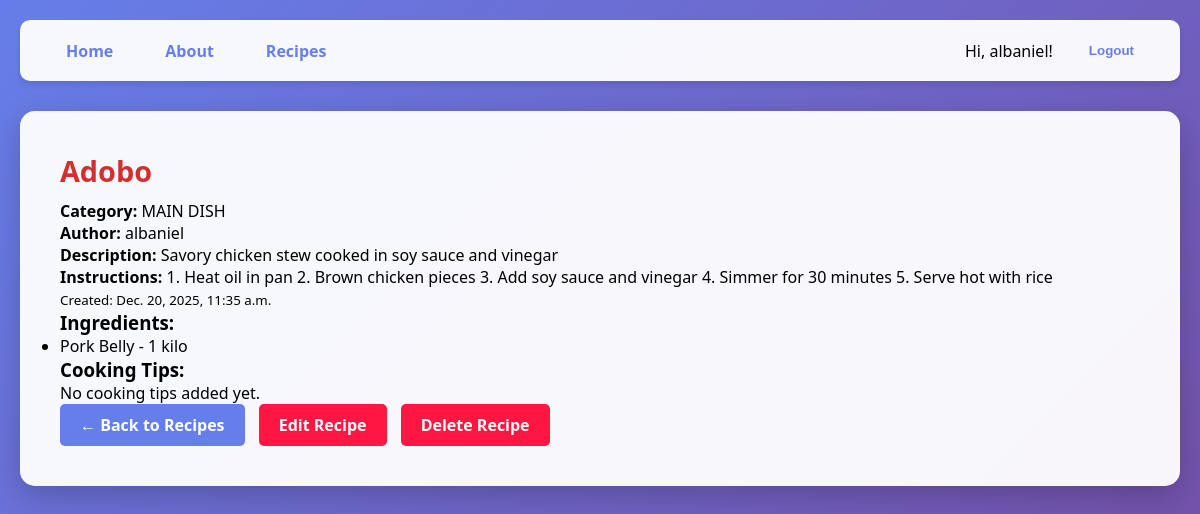
Page /recipes/1/ (signed in) on the committed database.
### app/models.py (models this page shows, shortened)
class Recipe(models.Model):
    user = models.ForeignKey(User, on_delete=models.CASCADE, related_name='recipes')
    category = models.ForeignKey(Category, on_delete=models.CASCADE)
    title = models.CharField(max_length=200)
    description = models.TextField(blank=False)
    instructions = models.TextField(blank=False)
    created_at = models.DateTimeField(auto_now_add=True)
    class Meta:
        ordering = ['-created_at']

class Category(models.Model):
    name = models.CharField(max_length=100)

class Ingredient(models.Model):
    recipe = models.ForeignKey(Recipe, on_delete=models.CASCADE, related_name="ingredients")
    name = models.CharField(max_length=100)
    quantity = models.CharField(max_length=50)

### app/views.py (the view)
# urls.py: path('recipes/<int:pk>/', RecipeDetailView.as_view(), name='recipe_detail'),
class RecipeDetailView(DetailView):
    model = Recipe
    context_object_name = "recipe"
    template_name = "app/recipe_detail.html"

### app/templates/app/recipe_detail.html
{% extends 'app/base.html' %}
{% load static %}
{% block content %}
    <div class="recipe-entry">
        <h2 class="recipe-title">{{ recipe.title }}</h2>
        <p class="recipe-category">
            <span style="font-weight: 600;">Category:</span> {{ recipe.category.name }}
        </p>
        <p class="recipe-author">
            <span style="font-weight: 600;">Author:</span> {{ recipe.user.username }}
        </p>
        <p class="recipe-description">
            <span style="font-weight: 600;">Description:</span> {{ recipe.description }}
        </p>
        <p class="recipe-instructions">
            <span style="font-weight: 600;">Instructions:</span> {{ recipe.instructions }}
        </p>
        <p class="recipe-date"><small>Created: {{ recipe.created_at }}</small></p>
        <h3>Ingredients:</h3>
        {% if recipe.ingredients.all %}
            <ul>
                {% for ingredient in recipe.ingredients.all %}
                    <li>{{ ingredient.name }} - {{ ingredient.quantity }}</li>
                {% endfor %}
            </ul>
        {% else %}
            <p>No ingredients added yet.</p>
        {% endif %}
        <h3>Cooking Tips:</h3>
        {% if recipe.tips.all %}
            <ul>
                {% for tip in recipe.tips.all %}
                    <li>{{ tip.tip }}</li>
                {% endfor %}
            </ul>
        {% else %}
            <p>No cooking tips added yet.</p>
        {% endif %}
        <div class="recipe-actions">
            <a href="{% url 'recipe_list' %}" class="btn btn-secondary">← Back to Recipes</a>
            <a href="{% url 'recipe_update' recipe.pk %}" class="btn">Edit Recipe</a>
            <a href="{% url 'recipe_delete' recipe.pk %}" class="btn btn-danger">Delete Recipe</a>
        </div>
    </div>
{% endblock content %}

### app/templates/app/navbar.html (shortened to what this page needs)
<header>
    <nav>
        <ul class="nav-left">
            <li><a href="{% url 'home' %}">Home</a></li>
            <li><a href="{% url 'about' %}">About</a></li>
            <li><a href="{% url 'recipe_list' %}">Recipes</a></li>
        </ul>
        <ul class="nav-right">
            {% if user.is_authenticated %}
                <li>Hi, {{ user.username }}!</li>
                <li>
                    <form method="post" action="{% url 'logout' %}" style="display:inline;">
                        <button type="submit" style="background:none; border:none; color:#667eea; font-weight:600; cursor:pointer;">
                            Logout
                        </button>
                    </form>
                </li>
            {% else %}
                <li><a href="{% url 'login' %}">Login</a></li>
                <li><a href="{% url 'register' %}">Register</a></li>
            {% endif %}
        </ul>
    </nav>
</header>

### static/css/base.css (style rules this page uses)
* { margin: 0; padding: 0; box-sizing: border-box; }
body { font-family: 'Segoe UI', Tahoma, Arial, Verdana, sans-serif; background: linear-gradient(135deg, #667eea 0%, #764ba2 100%); min-height: 100vh; padding: 20px; }
h2 { color: #d32f2f; font-size: 1.8rem; margin-bottom: 10px; }
.btn-danger { background-color: #d32f2f; }
header { margin-bottom: 30px; }
nav { background-color: rgba(255, 255, 255, 0.95); padding: 15px 30px; border-radius: 10px; box-shadow: 0 4px 6px rgba(0, 0, 0, 0.1); display: flex; justify-content: space-between; align-items: center; }
nav ul { list-style: none; display: flex; gap: 20px; padding: 0; margin: 0; }
.nav-left { display: flex; }
.nav-right { display: flex; align-items: center; }
nav a { color: #667eea; text-decoration: none; font-weight: 600; padding: 8px 16px; border-radius: 5px; transition: all 0.3s ease; }
.nav-right form button { background: none; border: none; color: #667eea; font-weight: 600; cursor: pointer; padding: 8px 16px; border-radius: 5px; transition: all 0.3s ease; }
.btn { display: inline-block; padding: 10px 20px; background-color: #ff1744; color: white; text-decoration: none; border-radius: 5px; font-weight: 600; transition: all 0.3s ease; border: none; cursor: pointer; margin-right: 10px; }
.btn-secondary { background-color: #667eea; }

### rows in the picture
Recipe: title "Adobo", category.name "MAIN DISH", user.username "albaniel", description "Savory chicken stew cooked in soy sauce and vinegar", instructions "1. Heat oil in pan 2. Brown chicken pieces 3. Add soy sauce and vinegar 4. Simmer for 30 minutes 5. Serve hot with rice", created_at "Dec. 20, 2025, 11:35 a.m."
Ingredient: name "Pork Belly", quantity "1 kilo"

### other values in the picture
{{ user.username }} "albaniel"
